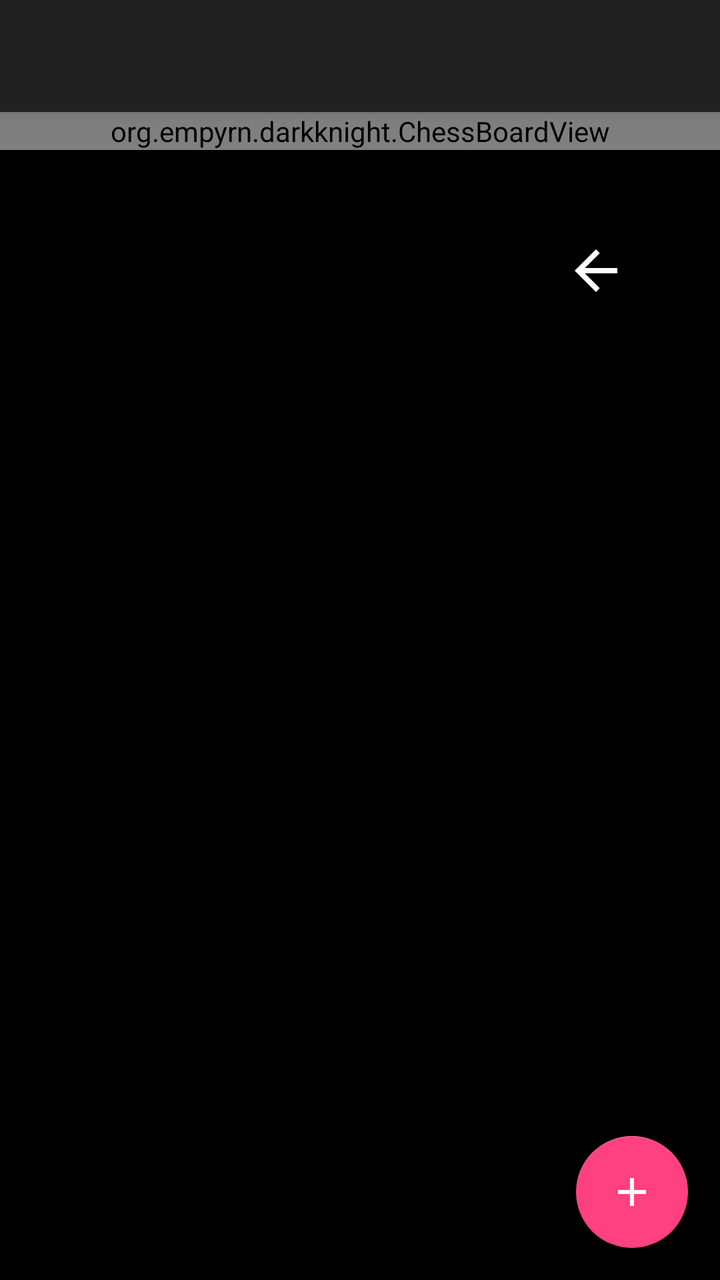
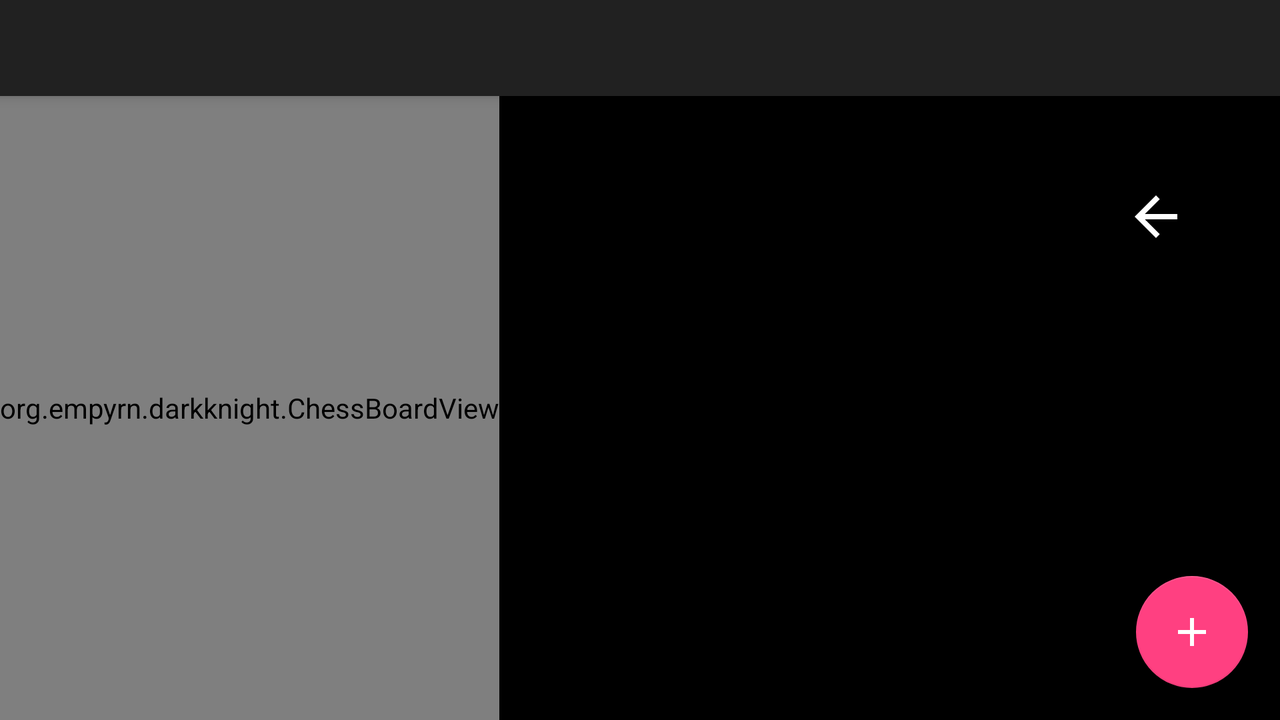

An Android layout and its configuration variant, each rendered on a device that would load it. The default file and the variant file are quoted in full after the pictures.
<!-- AndroidManifest.xml: application theme AppTheme -->
<!-- res/layout/main.xml -->
<?xml version="1.0" encoding="utf-8"?>
<android.support.design.widget.CoordinatorLayout
    android:id="@+id/coordinator"
    xmlns:android="http://schemas.android.com/apk/res/android"
    xmlns:app="http://schemas.android.com/apk/res-auto"
    android:layout_width="match_parent"
    android:layout_height="match_parent">

    <android.support.design.widget.AppBarLayout
        android:id="@+id/appbar"
        android:layout_width="match_parent"
        android:layout_height="wrap_content"
        android:fitsSystemWindows="true">

        <android.support.v7.widget.Toolbar
            android:id="@+id/toolbar"
            android:layout_width="match_parent"
            android:layout_height="?attr/actionBarSize"/>

    </android.support.design.widget.AppBarLayout>

    <RelativeLayout xmlns:android="http://schemas.android.com/apk/res/android"
                    android:layout_width="match_parent"
                    android:layout_height="match_parent"
                    android:animateLayoutChanges="true"
                    android:paddingTop="?attr/actionBarSize">

        <org.empyrn.darkknight.ChessBoardView
            android:id="@+id/chessboard"
            android:layout_width="match_parent"
            android:layout_height="wrap_content"/>

        <TextView
            android:id="@+id/status"
            android:layout_width="match_parent"
            android:layout_height="wrap_content"
            android:layout_below="@id/chessboard"
            android:layout_marginBottom="4dp"
            android:layout_marginEnd="@dimen/move_list_horizontal_margin"
            android:layout_marginStart="@dimen/move_list_horizontal_margin"
            android:layout_marginTop="8dp"
            android:textSize="@dimen/move_list_text_size"
            android:typeface="monospace"/>

        <ScrollView
            android:id="@+id/move_list_scroll_view"
            android:layout_width="match_parent"
            android:layout_height="0dp"
            android:layout_above="@+id/thinking_info"
            android:layout_below="@id/status"
            android:layout_marginEnd="@dimen/fab_total_spacing"
            android:paddingBottom="4dp"
            android:paddingTop="4dp">

            <TextView
                android:id="@+id/moveList"
                android:layout_width="match_parent"
                android:layout_height="wrap_content"
                android:layout_marginEnd="@dimen/move_list_horizontal_margin"
                android:layout_marginStart="@dimen/move_list_horizontal_margin"
                android:includeFontPadding="true"
                android:textSize="@dimen/move_list_text_size"
                android:typeface="monospace"/>
        </ScrollView>

        <TextView
            android:id="@+id/thinking_info"
            android:layout_width="0dp"
            android:layout_height="wrap_content"
            android:layout_alignEnd="@id/status"
            android:layout_alignParentBottom="true"
            android:layout_alignStart="@id/status"
            android:layout_marginEnd="@dimen/fab_total_spacing"
            android:ellipsize="end"
            android:maxLines="2"
            android:paddingBottom="4dp"
            android:paddingTop="4dp"
            android:textSize="@dimen/thinking_info_text_size"/>

        <LinearLayout
            android:layout_width="@dimen/fab_total_spacing"
            android:layout_height="wrap_content"
            android:layout_alignParentEnd="true"
            android:layout_alignTop="@id/move_list_scroll_view"
            android:animateLayoutChanges="true"
            android:gravity="center_horizontal"
            android:orientation="horizontal">

            <ImageButton
                android:id="@+id/go_back_move_btn"
                android:layout_width="wrap_content"
                android:layout_height="wrap_content"
                android:layout_margin="8dp"
                android:background="?attr/arrowButtonBackground"
                android:contentDescription="@string/previous_move"
                android:src="@drawable/ic_arrow_back_white_32dp"/>

            <ImageButton
                android:id="@+id/go_forward_move_btn"
                android:layout_width="wrap_content"
                android:layout_height="wrap_content"
                android:layout_margin="8dp"
                android:background="?attr/arrowButtonBackground"
                android:contentDescription="@string/next_move"
                android:src="@drawable/ic_arrow_forward_white_32dp"/>
        </LinearLayout>
    </RelativeLayout>

    <android.support.design.widget.FloatingActionButton
        android:id="@+id/fab"
        android:layout_width="wrap_content"
        android:layout_height="wrap_content"
        android:layout_gravity="bottom|end"
        android:layout_margin="@dimen/fab_margin"
        android:src="@drawable/ic_add_white_36dp"
        app:layout_anchorGravity="bottom|end"/>
</android.support.design.widget.CoordinatorLayout>
<!-- resources referenced by this layout -->
<resources>
  <dimen name="fab_margin">16dp</dimen>
  <dimen name="fab_total_spacing">108dp</dimen>
  <dimen name="move_list_horizontal_margin">8dp</dimen>
  <dimen name="move_list_text_size">18sp</dimen>
  <dimen name="thinking_info_text_size">14sp</dimen>
  <!-- drawable ic_add_white_36dp (drawable) -->
  <vector xmlns:android="http://schemas.android.com/apk/res/android"
          android:width="36dp"
          android:height="36dp"
          android:viewportHeight="24.0"
          android:viewportWidth="24.0">
      <path
          android:fillColor="#ffffffff"
          android:pathData="M19,13h-6v6h-2v-6H5v-2h6V5h2v6h6v2z"/>
  </vector>
  <!-- drawable ic_arrow_back_white_32dp (drawable) -->
  <vector xmlns:android="http://schemas.android.com/apk/res/android"
          android:width="32dp"
          android:height="32dp"
          android:viewportHeight="24.0"
          android:viewportWidth="24.0">
      <path
          android:fillColor="#ffffffff"
          android:pathData="M20,11H7.83l5.59,-5.59L12,4l-8,8 8,8 1.41,-1.41L7.83,13H20v-2z"/>
  </vector>
  <string name="next_move">Next Move</string>
  <string name="previous_move">Previous Move</string>
  <!-- from res/values-v21/ -->
  <style name="AppTheme" parent="Theme.AppCompat.NoActionBar">
          <item name="colorAccent">#ffff4081</item>
          <item name="android:windowBackground">@android:color/black</item>
          <item name="arrowButtonBackground">?selectableItemBackgroundBorderless</item>
      </style>
</resources>
<!-- res/layout-land/main.xml (the repository's variant of the layout above) -->
<!-- drawn on the phone turned sideways -->
<?xml version="1.0" encoding="utf-8"?>
<android.support.design.widget.CoordinatorLayout
    android:id="@+id/coordinator"
    xmlns:android="http://schemas.android.com/apk/res/android"
    xmlns:app="http://schemas.android.com/apk/res-auto"
    android:layout_width="match_parent"
    android:layout_height="match_parent">

    <android.support.design.widget.AppBarLayout
        android:id="@+id/appbar"
        android:layout_width="match_parent"
        android:layout_height="wrap_content"
        android:fitsSystemWindows="true">

        <android.support.v7.widget.Toolbar
            android:id="@+id/toolbar"
            android:layout_width="match_parent"
            android:layout_height="?attr/actionBarSize"/>

    </android.support.design.widget.AppBarLayout>

    <RelativeLayout
        xmlns:android="http://schemas.android.com/apk/res/android"
        android:layout_width="match_parent"
        android:layout_height="match_parent"
        android:orientation="horizontal"
        android:paddingTop="?attr/actionBarSize">

        <org.empyrn.darkknight.ChessBoardView
            android:id="@+id/chessboard"
            android:layout_width="wrap_content"
            android:layout_height="match_parent"/>

        <TextView
            android:id="@+id/status"
            android:layout_width="match_parent"
            android:layout_height="wrap_content"
            android:layout_alignParentTop="true"
            android:layout_toEndOf="@+id/chessboard"
            android:textSize="@dimen/move_list_text_size"
            android:typeface="monospace"
            android:layout_marginStart="@dimen/move_list_horizontal_margin"
            android:layout_marginEnd="@dimen/move_list_horizontal_margin"
            android:layout_marginTop="8dp"
            android:layout_marginBottom="4dp"/>

        <ScrollView
            android:id="@+id/move_list_scroll_view"
            android:layout_width="0dp"
            android:layout_height="0dp"
            android:layout_alignStart="@id/status"
            android:layout_alignEnd="@id/status"
            android:layout_below="@id/status"
            android:layout_above="@+id/thinking_info"
            android:layout_marginEnd="@dimen/fab_total_spacing"
            android:paddingTop="4dp"
            android:paddingBottom="4dp">

            <TextView
                android:id="@+id/moveList"
                android:layout_width="match_parent"
                android:layout_height="wrap_content"
                android:includeFontPadding="true"
                android:textSize="@dimen/move_list_text_size"
                android:typeface="monospace" />
        </ScrollView>

        <TextView
            android:id="@+id/thinking_info"
            android:layout_width="0dp"
            android:layout_height="wrap_content"
            android:layout_alignStart="@id/status"
            android:layout_alignEnd="@id/status"
            android:layout_alignParentBottom="true"
            android:layout_marginEnd="@dimen/fab_total_spacing"
            android:paddingTop="4dp"
            android:paddingBottom="4dp"/>

        <LinearLayout
            android:layout_width="@dimen/fab_total_spacing"
            android:layout_height="wrap_content"
            android:orientation="horizontal"
            android:layout_alignParentEnd="true"
            android:layout_alignTop="@id/move_list_scroll_view"
            android:gravity="center_horizontal"
            android:animateLayoutChanges="true">

            <ImageButton
                android:id="@+id/go_back_move_btn"
                android:layout_width="wrap_content"
                android:layout_height="wrap_content"
                android:layout_margin="8dp"
                android:src="@drawable/ic_arrow_back_white_32dp"
                android:background="?arrowButtonBackground"
                android:contentDescription="@string/previous_move"/>
            <ImageButton
                android:id="@+id/go_forward_move_btn"
                android:layout_width="wrap_content"
                android:layout_height="wrap_content"
                android:layout_margin="8dp"
                android:src="@drawable/ic_arrow_forward_white_32dp"
                android:background="?arrowButtonBackground"
                android:contentDescription="@string/next_move"/>
        </LinearLayout>
    </RelativeLayout>

    <android.support.design.widget.FloatingActionButton
        android:id="@+id/fab"
        android:layout_width="wrap_content"
        android:layout_height="wrap_content"
        android:layout_gravity="bottom|end"
        android:layout_margin="@dimen/fab_margin"
        android:src="@drawable/ic_add_white_36dp"
        app:layout_anchorGravity="bottom|right|end"/>
</android.support.design.widget.CoordinatorLayout>
<!-- resources referenced by the variant -->
<!-- as the phone turned sideways resolves them -->
<resources>
  <dimen name="fab_margin">16dp</dimen>
  <dimen name="fab_total_spacing">108dp</dimen>
  <dimen name="move_list_horizontal_margin">8dp</dimen>
  <dimen name="move_list_text_size">18sp</dimen>
  <!-- drawable ic_add_white_36dp (drawable) -->
  <vector xmlns:android="http://schemas.android.com/apk/res/android"
          android:width="36dp"
          android:height="36dp"
          android:viewportHeight="24.0"
          android:viewportWidth="24.0">
      <path
          android:fillColor="#ffffffff"
          android:pathData="M19,13h-6v6h-2v-6H5v-2h6V5h2v6h6v2z"/>
  </vector>
  <!-- drawable ic_arrow_back_white_32dp (drawable) -->
  <vector xmlns:android="http://schemas.android.com/apk/res/android"
          android:width="32dp"
          android:height="32dp"
          android:viewportHeight="24.0"
          android:viewportWidth="24.0">
      <path
          android:fillColor="#ffffffff"
          android:pathData="M20,11H7.83l5.59,-5.59L12,4l-8,8 8,8 1.41,-1.41L7.83,13H20v-2z"/>
  </vector>
  <string name="next_move">Next Move</string>
  <string name="previous_move">Previous Move</string>
  <!-- from res/values-v21/ -->
  <style name="AppTheme" parent="Theme.AppCompat.NoActionBar">
          <item name="colorAccent">#ffff4081</item>
          <item name="android:windowBackground">@android:color/black</item>
          <item name="arrowButtonBackground">?selectableItemBackgroundBorderless</item>
      </style>
</resources>
